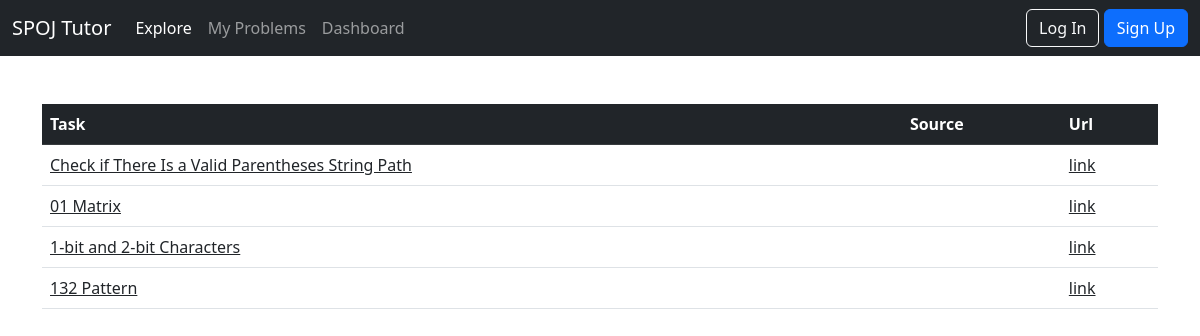
/tasks/, run on an earlier commit of the app's database.
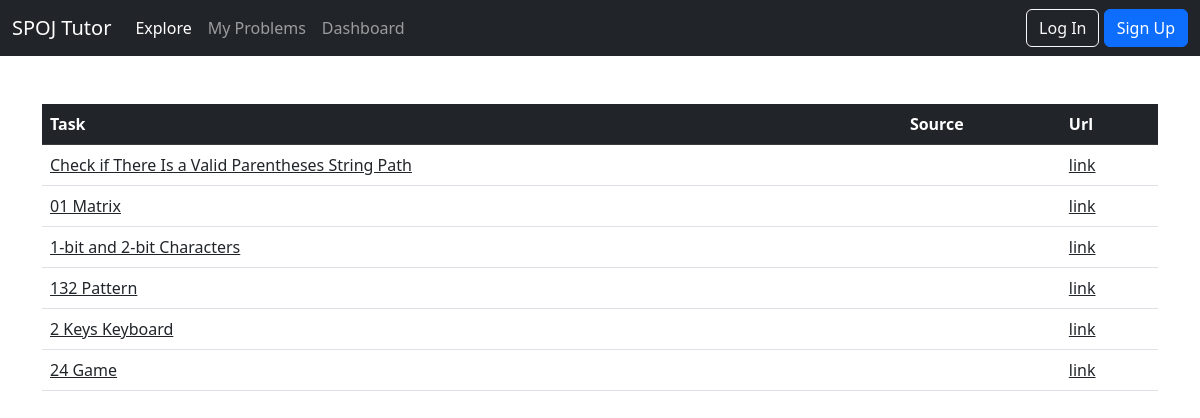
And on a later commit of the database.
### tasks/models.py (models this page shows, shortened)
class Task(models.Model):
    id = models.AutoField(primary_key=True)
    difficulty = models.PositiveIntegerField()
    title = models.CharField(max_length=125)
    spoj = models.ForeignKey(Spoj, on_delete=models.CASCADE)
    class Meta:
        unique_together = ("title", "spoj")
    url = models.URLField(max_length=200, blank=True, null=True)
    solution_url = models.URLField(max_length=200, blank=True, null=True)

### tasks/views.py (the view)
# urls.py: path("tasks/", include("tasks.urls")),
def tasks(request):
    all_tasks = Task.objects.all()
    return render(request, 'tasks/tasks.html', {'tasks': all_tasks})

### templates/tasks/tasks.html
{% extends 'base.html' %}
{% block content %}
    <table class="table my-4">
        <thead class="table-dark ">
        <tr>
            <th>Task</th>
            <th>Source</th>
            <th>Url</th>
        </tr>
        </thead>
        <tbody>
        {% for task in tasks %}
            <tr>
                <td><a class="link-dark" href="{% url 'single_task' task.id %}">{{ task.title }} </a></td>
                <td class="align-middle">{{ task.source }}</td>
                <td class="align-middle"><a class="link-dark" href={{ task.url }} target="_blank"
                                            rel="noopener noreferrer">link</a></td>
            </tr>
        {% endfor %}
        </tbody>
    </table>
{% endblock content %}

### templates/base.html (shortened to what this page needs)
{% load static %}
<!DOCTYPE html>
<html>
<head>
    {% block stylesheet %}
        <link rel="stylesheet" href="{% static 'css/bootstrap.min.css' %}">
    {% endblock stylesheet %}
</head>
<body>
{% block body %}
    {% block nav %}
        <nav class="navbar sticky-top navbar-expand-lg bg-dark" data-bs-theme="dark">
            <div class="container-fluid">
                <a class="navbar-brand" href="#">SPOJ Tutor</a>
                <div class="collapse navbar-collapse" id="navbarNavDropdown">
                    <ul class="navbar-nav me-auto mb-2 mb-lg-0">
                        {% block navbar_items %}
                            <li class="nav-item">
                                <a class="nav-link active" aria-current="page" href="{% url 'tasks' %}">Explore</a>
                            </li>
                            <li class="nav-item">
                                <a class="nav-link" href="#">My Problems</a>
                            </li>
                            <li class="nav-item">
                                <a class="nav-link" href="#">Dashboard</a>
                            </li>
                        {% endblock navbar_items %}
                    </ul>
                    {% if user.is_authenticated %}
                        <div class="navbar-text dropdown">
                            <a class="nav-link dropdown-toggle" href="#" role="button" data-bs-toggle="dropdown"
                               aria-expanded="false">
                                {{ user.username }}
                            </a>
                            <ul class="dropdown-menu dropdown-menu-end">
                                <li><a class="dropdown-item" href="#">My account</a></li>
                                <li><a class="dropdown-item" href="{% url 'password_change' %}">Change password</a></li>
                                <div class="dropdown-divider"></div>
                                <li><a class="dropdown-item" href="{% url 'logout' %}">Log out</a></li>
                            </ul>
                        </div>
                    {% else %}
                        <form class="form-inline">
                            <a href="{% url 'login' %}" class="btn btn-outline-light">Log In</a>
                            <a href="{% url 'signup' %}" class="btn btn-primary">Sign Up</a>
                        </form>
                    {% endif %}
                </div>
            </div>
        </nav>
    {% endblock nav %}
    <div class="container mx-auto mt-5">
        {% block content %}
        {% endblock %}
    </div>
{% endblock body %}
</body>
</html>

What changed in the data, as far as the page shows it:
added Task: title "2 Keys Keyboard"
added Task: title "24 Game"
